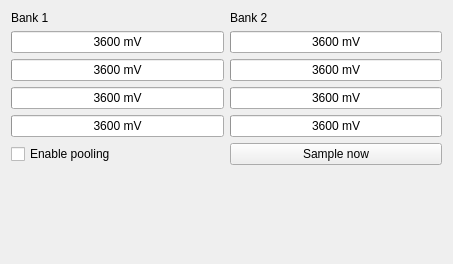
<?xml version="1.0" encoding="UTF-8"?>
<ui version="4.0">
 <class>Form</class>
 <widget class="QWidget" name="Form">
  <property name="geometry">
   <rect>
    <x>0</x>
    <y>0</y>
    <width>453</width>
    <height>264</height>
   </rect>
  </property>
  <property name="sizeIncrement">
   <size>
    <width>2</width>
    <height>0</height>
   </size>
  </property>
  <property name="windowTitle">
   <string>Battery Monitor</string>
  </property>
  <layout class="QHBoxLayout" name="horizontalLayout_2">
   <item>
    <layout class="QVBoxLayout" name="verticalLayout" stretch="0,0,0">
     <item>
      <layout class="QHBoxLayout" name="horizontalLayout_3">
       <item>
        <layout class="QVBoxLayout" name="verticalLayout_3">
         <item>
          <widget class="QLabel" name="label_2">
           <property name="text">
            <string>Bank 1</string>
           </property>
          </widget>
         </item>
         <item>
          <widget class="QProgressBar" name="progressBar11">
           <property name="minimum">
            <number>3600</number>
           </property>
           <property name="maximum">
            <number>4200</number>
           </property>
           <property name="value">
            <number>3600</number>
           </property>
           <property name="format">
            <string>%v mV</string>
           </property>
          </widget>
         </item>
         <item>
          <widget class="QProgressBar" name="progressBar12">
           <property name="minimum">
            <number>3600</number>
           </property>
           <property name="maximum">
            <number>4200</number>
           </property>
           <property name="value">
            <number>3600</number>
           </property>
           <property name="format">
            <string>%v mV</string>
           </property>
          </widget>
         </item>
         <item>
          <widget class="QProgressBar" name="progressBar13">
           <property name="minimum">
            <number>3600</number>
           </property>
           <property name="maximum">
            <number>4200</number>
           </property>
           <property name="value">
            <number>3600</number>
           </property>
           <property name="format">
            <string>%v mV</string>
           </property>
          </widget>
         </item>
         <item>
          <widget class="QProgressBar" name="progressBar14">
           <property name="minimum">
            <number>3600</number>
           </property>
           <property name="maximum">
            <number>4200</number>
           </property>
           <property name="value">
            <number>3600</number>
           </property>
           <property name="format">
            <string>%v mV</string>
           </property>
          </widget>
         </item>
        </layout>
       </item>
       <item>
        <layout class="QVBoxLayout" name="verticalLayout_2">
         <item>
          <widget class="QLabel" name="label">
           <property name="text">
            <string>Bank 2</string>
           </property>
          </widget>
         </item>
         <item>
          <widget class="QProgressBar" name="progressBar21">
           <property name="minimum">
            <number>3600</number>
           </property>
           <property name="maximum">
            <number>4200</number>
           </property>
           <property name="value">
            <number>3600</number>
           </property>
           <property name="format">
            <string>%v mV</string>
           </property>
          </widget>
         </item>
         <item>
          <widget class="QProgressBar" name="progressBar22">
           <property name="minimum">
            <number>3600</number>
           </property>
           <property name="maximum">
            <number>4200</number>
           </property>
           <property name="value">
            <number>3600</number>
           </property>
           <property name="format">
            <string>%v mV</string>
           </property>
          </widget>
         </item>
         <item>
          <widget class="QProgressBar" name="progressBar23">
           <property name="minimum">
            <number>3600</number>
           </property>
           <property name="maximum">
            <number>4200</number>
           </property>
           <property name="value">
            <number>3600</number>
           </property>
           <property name="format">
            <string>%v mV</string>
           </property>
          </widget>
         </item>
         <item>
          <widget class="QProgressBar" name="progressBar24">
           <property name="minimum">
            <number>3600</number>
           </property>
           <property name="maximum">
            <number>4200</number>
           </property>
           <property name="value">
            <number>3600</number>
           </property>
           <property name="invertedAppearance">
            <bool>false</bool>
           </property>
           <property name="format">
            <string>%v mV</string>
           </property>
          </widget>
         </item>
        </layout>
       </item>
      </layout>
     </item>
     <item>
      <layout class="QHBoxLayout" name="horizontalLayout">
       <item>
        <widget class="QCheckBox" name="checkBox">
         <property name="text">
          <string>Enable pooling</string>
         </property>
        </widget>
       </item>
       <item>
        <widget class="QPushButton" name="pushButtonSample">
         <property name="text">
          <string>Sample now</string>
         </property>
        </widget>
       </item>
      </layout>
     </item>
     <item>
      <spacer name="verticalSpacer">
       <property name="orientation">
        <enum>Qt::Vertical</enum>
       </property>
       <property name="sizeHint" stdset="0">
        <size>
         <width>20</width>
         <height>40</height>
        </size>
       </property>
      </spacer>
     </item>
    </layout>
   </item>
  </layout>
 </widget>
 <resources/>
 <connections/>
</ui>
